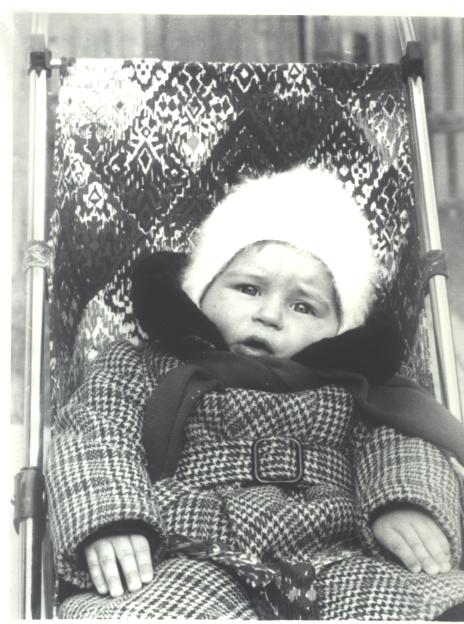
#> input picture изоб 1.jpg, 464 x 624 px
$ python -i tools_restore.py   (imports and definitions only)
#> lines starting #> are read from the running program, lines starting #| are printed output that depends on the picture; after the words box and inside, x2 and y2 are one past the last pixel; in counts of white or black regions, pixels touching at a corner belong together
"""Restoration pipeline for old scanned family photos (B&W scans and colourised copies).

    python3 tools_restore.py IN.jpg OUT.jpg [--scale 2] [--denoise 4] [--mode bw|color|auto]

Pipeline (each stage optional, tuned for film scans):

  1. dust_scratch  - detect small specks and thin bright scratches, inpaint
  2. denoise       - edge-preserving (non-local means)
  3. flatten       - partially even out flash hotspots / flare / vignetting
  4. auto_levels   - percentile tone stretch
  5. keep_brightness - gamma back so overall exposure matches the original
  6. unsharp       - luminance-only sharpening at native resolution
  7. upscale       - Lanczos 2x (sharpen *before* upscaling)
  8. grain         - whisper of film grain so it does not look plastic

Why the two modes: a monochrome scan is stored as RGB with a tiny random
channel imbalance. Stretching each channel separately amplifies that imbalance
into coloured speckles, so B&W jobs are processed on a neutral duplicate of the
luminance (bit-identical channels => exactly zero colour noise), while colour
jobs only touch luminance and clean the chroma channels separately.
"""
import sys

import cv2
import numpy as np


# --------------------------------------------------------------------------- #
# stages
# --------------------------------------------------------------------------- #
def dust_scratch(img, speck_thresh=45, max_speck_area=70,
                 scratch_thresh=34, max_scratch_area=1200):
    """Inpaint isolated bright/dark specks and thin bright scratch lines."""
    grey = cv2.cvtColor(img, cv2.COLOR_BGR2GRAY) if img.ndim == 3 else img
    med = cv2.medianBlur(grey, 5)
    diff = cv2.absdiff(grey, med)

    # --- small specks (dust) ------------------------------------------------ #
    mask = cv2.threshold(diff, speck_thresh, 255, cv2.THRESH_BINARY)[1]
    n, lab, stats, _ = cv2.connectedComponentsWithStats(mask, 8)
    specks = np.zeros_like(mask)
    for i in range(1, n):
        if stats[i, cv2.CC_STAT_AREA] <= max_speck_area:
            specks[lab == i] = 255

    # --- thin bright scratches --------------------------------------------- #
    tophat = cv2.morphologyEx(grey, cv2.MORPH_TOPHAT,
                              cv2.getStructuringElement(cv2.MORPH_ELLIPSE, (9, 9)))
    cand = cv2.threshold(tophat, scratch_thresh, 255, cv2.THRESH_BINARY)[1]
    n, lab, stats, _ = cv2.connectedComponentsWithStats(cand, 8)
    lines = np.zeros_like(mask)
    for i in range(1, n):
        area = stats[i, cv2.CC_STAT_AREA]
        w, h = stats[i, cv2.CC_STAT_WIDTH], stats[i, cv2.CC_STAT_HEIGHT]
        elong = max(w, h) / max(1, min(w, h))
        fill = area / float(w * h)
        if 40 < area <= max_scratch_area and elong >= 5 and fill < 0.45:
            lines[lab == i] = 255

    mask = cv2.bitwise_or(specks, lines)
    if not mask.any():
        return img
    mask = cv2.dilate(mask, np.ones((3, 3), np.uint8), iterations=1)
    return cv2.inpaint(img, mask, 3, cv2.INPAINT_TELEA)


def denoise(img, strength=4, chromatic=False):
    """strength in NLM units; chromatic also smooths colour noise."""
    if chromatic:
        return cv2.fastNlMeansDenoisingColored(img, None, strength, strength, 7, 21)
    return cv2.fastNlMeansDenoising(img, None, strength, 7, 21)


def flatten(img, sigma_frac=0.16, strength=0.75, lo=0.62, hi=1.55):
    """Even out large-scale illumination: flash hotspots, flare, vignetting."""
    f = img.astype(np.float32)
    L = f.mean(axis=2) if f.ndim == 3 else f
    sigma = max(img.shape[:2]) * sigma_frac
    bg = cv2.GaussianBlur(L, (0, 0), sigma)
    target = float(np.median(bg))
    gain = np.clip(np.power(target / np.maximum(bg, 1.0), strength), lo, hi)
    out = f * (gain[..., None] if f.ndim == 3 else gain)
    return np.clip(out, 0, 255).astype(np.uint8)


def auto_levels(img, lo=1.0, hi=99.0):
    out = np.empty_like(img)
    chans = [img] if img.ndim == 2 else [img[..., c] for c in range(img.shape[2])]
    res = []
    for ch in chans:
        a, b = np.percentile(ch, [lo, hi])
        a = min(a, b - 8)
        res.append(np.clip((ch.astype(np.float32) - a) * (255.0 / max(b - a, 1)), 0, 255)
                   .astype(np.uint8))
    if img.ndim == 2:
        return res[0]
    for c in range(img.shape[2]):
        out[..., c] = res[c]
    return out


def keep_brightness(img, target_median):
    """Gamma-correct so median luminance matches the original frame."""
    L = cv2.cvtColor(img, cv2.COLOR_BGR2GRAY) if img.ndim == 3 else img
    cur = float(np.median(L))
    target = float(target_median)
    if cur <= 1 or target <= 1:
        return img
    gamma = float(np.clip(np.log(target / 255.0) / np.log(cur / 255.0), 0.5, 2.0))
    lut = np.array([((i / 255.0) ** gamma) * 255 for i in range(256)], dtype=np.uint8)
    return cv2.LUT(img, lut)


def unsharp(img, amount=0.65, radius=1.1, thresh=3):
    """Luminance-only sharpening: no colour fringing, no chroma noise boost."""
    if img.ndim == 2:
        L = img.astype(np.float32)
        Lb = cv2.GaussianBlur(L, (0, 0), radius)
        d = L - Lb
        d[np.abs(d) < thresh] = 0
        return np.clip(L + amount * d, 0, 255).astype(np.uint8)

    lab = cv2.cvtColor(img, cv2.COLOR_BGR2LAB)
    L = lab[..., 0].astype(np.float32)
    Lb = cv2.GaussianBlur(L, (0, 0), radius)
    d = L - Lb
    d[np.abs(d) < thresh] = 0
    lab[..., 0] = np.clip(L + amount * d, 0, 255).astype(np.uint8)
    return cv2.cvtColor(lab, cv2.COLOR_LAB2BGR)


# [10 lines left out: function clean_chroma, not called in this run]


def upscale(img, scale=2):
    if scale <= 1:
        return img
    return cv2.resize(img, None, fx=scale, fy=scale, interpolation=cv2.INTER_LANCZOS4)


def grain(img, sigma=1.3, seed=7):
    rng = np.random.default_rng(seed)
    n = rng.normal(0, sigma, img.shape[:2]).astype(np.float32)
    n = cv2.GaussianBlur(n, (0, 0), 0.7)
    if img.ndim == 3:
        n = n[..., None]
    return np.clip(img.astype(np.float32) + n, 0, 255).astype(np.uint8)


# --------------------------------------------------------------------------- #
# pipelines
# --------------------------------------------------------------------------- #
def _finish(img, target_median, scale, add_grain, keep_bright):
    if keep_bright:
        img = keep_brightness(img, target_median)
    img = upscale(img, scale)
    if add_grain:
        img = grain(img)
    return img


def restore_bw(path, out_path=None, scale=2, denoise_strength=5,
               flatten_strength=0.55, level_lo=0.7, level_hi=99.3,
               sharpen=0.7, add_grain=True, keep_bright=True, tint=None):
    """Clean a monochrome scan. `tint` = optional (B,G,R) float gain for sepia etc."""
    img = cv2.imread(path, cv2.IMREAD_COLOR)
    if img is None:
        raise SystemExit("cannot read " + path)

    # work on a neutral grey duplicate: identical channels => zero colour noise
    img = cv2.cvtColor(cv2.cvtColor(img, cv2.COLOR_BGR2GRAY), cv2.COLOR_GRAY2BGR)
    target = float(np.median(img[..., 0]))

    img = dust_scratch(img)
    if denoise_strength:
        img = denoise(img, denoise_strength)
    if flatten_strength:
        img = flatten(img, strength=flatten_strength)
    img = auto_levels(img, level_lo, level_hi)
    if sharpen:
        img = unsharp(img, amount=sharpen)

    out = _finish(img, target, scale, add_grain, keep_bright)

    if tint is not None:
        out = np.clip(out.astype(np.float32) * np.array(tint, np.float32), 0, 255).astype(np.uint8)

    if out_path:
        cv2.imwrite(out_path, out, [int(cv2.IMWRITE_JPEG_QUALITY), 95])
    return out


# [31 lines left out: function restore_color, not called in this run]


def auto_tint(path, max_gain=0.10):
    """Derive a gentle per-channel gain from the scan's own colour cast.

    Old prints often sit slightly warm/sepia even when "black and white".
    Restoring them neutral is safe but loses that character, so we measure the
    cast and re-apply a clipped, normalised version of it.
    Returns (B, G, R) gains or None when the scan is essentially neutral.
    """
    img = cv2.imread(path, cv2.IMREAD_COLOR)
    if img is None:
        raise SystemExit("cannot read " + path)
    means = img.reshape(-1, 3).mean(axis=0)          # B, G, R
    ref = float(means.mean())
    if ref <= 1:
        return None
    gains = np.clip(means / ref, 1.0 - max_gain, 1.0 + max_gain)
    if np.abs(gains - 1.0).max() < 0.015:            # already neutral
        return None
    return tuple(float(g) for g in gains)


def looks_monochrome(path, threshold=34.0):
    """Mean max-min channel spread: small => monochrome (possibly sepia) scan."""
    img = cv2.imread(path, cv2.IMREAD_COLOR)
    if img is None:
        raise SystemExit("cannot read " + path)
    a = img.astype(np.int16)
    return float((a.max(2) - a.min(2)).mean()) < threshold


def restore(path, out_path=None, mode="auto", auto_tint_cast=True, **kw):
#> called with path = 'изоб 1.jpg', mode = 'auto', auto_tint_cast = True
    if mode == "auto":
        mode = "bw" if looks_monochrome(path) else "color"
#> in looks_monochrome, img is the input picture: shape (624, 464, 3); mean B, G, R 153.5, 156.3, 154.4
#> mode = 'bw'
    if mode == "bw":
        if auto_tint_cast and "tint" not in kw:
            kw["tint"] = auto_tint(path)
#> in auto_tint, `means = img.reshape(-1, 3).mean(axis=0)`: means = [153.5, 156.3, 154.4]
#> in auto_tint, `ref = float(means.mean())`: ref = 154.7
#> in auto_tint, `gains = np.clip(means / ref, 1.0 - max_gain, 1.0 + max_gain)`: gains = [0.992, 1.01, 0.998]
        return restore_bw(path, out_path, **kw)
#> in restore_bw, `target = float(np.median(img[..., 0]))`: target = 149
#> in dust_scratch, `mask = cv2.threshold(diff, speck_thresh, 255, cv2.THRESH_BINARY)[1]`:
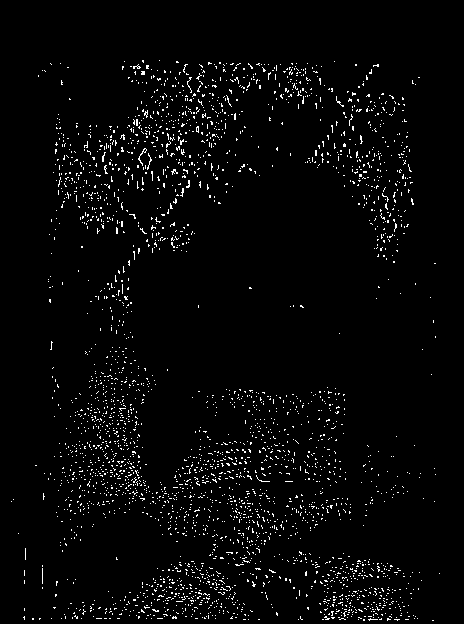
#> mask: shape (624, 464); 2.9% white in thin lines or dots, all inside (x1, y1, x2, y2) = (11, 60, 440, 621)
#> in dust_scratch, `n, lab, stats, _ = cv2.connectedComponentsWithStats(mask, 8)`:
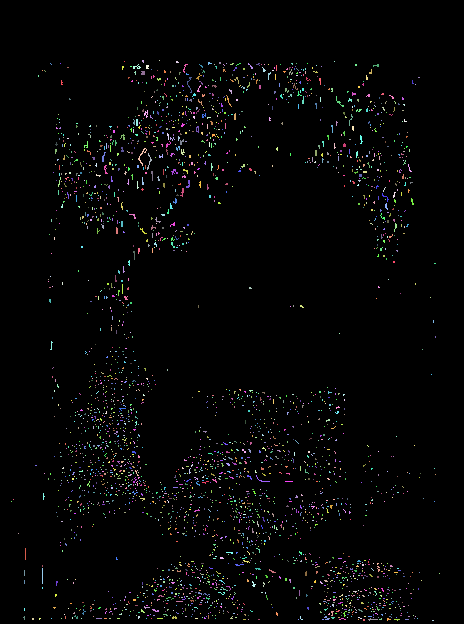
#> lab: shape (624, 464) int32; 3093 distinct labels, from 0 to 3092; one colour per label, 0 black
#> in dust_scratch, `n, lab, stats, _ = cv2.connectedComponentsWithStats(mask, 8)`: n = 3093
#> in dust_scratch, `n, lab, stats, _ = cv2.connectedComponentsWithStats(cand, 8)`:
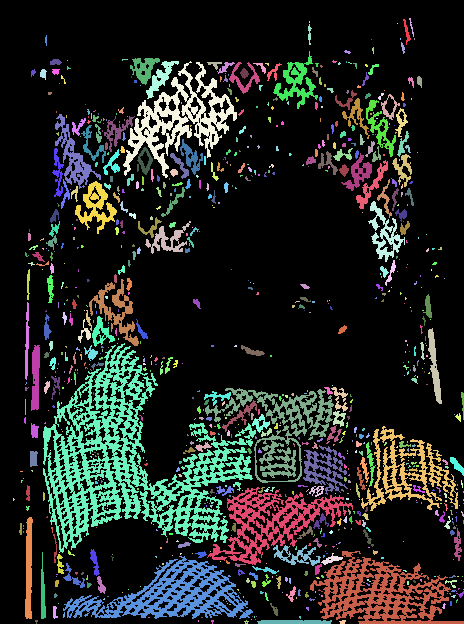
#> lab: shape (624, 464) int32; 888 distinct labels, from 0 to 887; one colour per label, 0 black
#> in dust_scratch, `n, lab, stats, _ = cv2.connectedComponentsWithStats(cand, 8)`: n = 888; stats = 888 rows, first 6: [0, 0, 464, 624, 228258], [403, 19, 8, 26, 71], [409, 18, 5, 19, 28], [309, 21, 1, 2, 2], [397, 23, 1, 1, 1], [308, 24, 4, 21, 46]
#> the loop in dust_scratch, `for i in range(1, n):` made 887 passes
#> (area, w, h, elong, fill) on passes 1, 2, 5: (71, 8, 26, 3.25, 0.341), (28, 5, 19, 3.8, 0.295), (46, 4, 21, 5.25, 0.548)
#> in flatten, `bg = cv2.GaussianBlur(L, (0, 0), sigma)`:
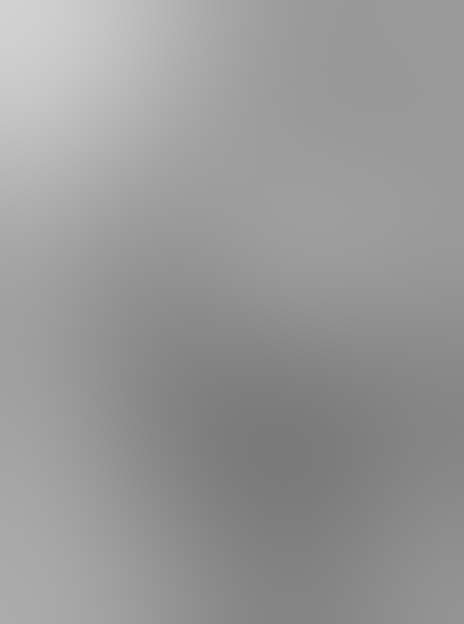
#> bg: shape (624, 464) float32; min 122.1, max 209.5, mean 152.3
#> in flatten, `target = float(np.median(bg))`: target = 153.2
#> in flatten, `return np.clip(out, 0, 255).astype(np.uint8)`:
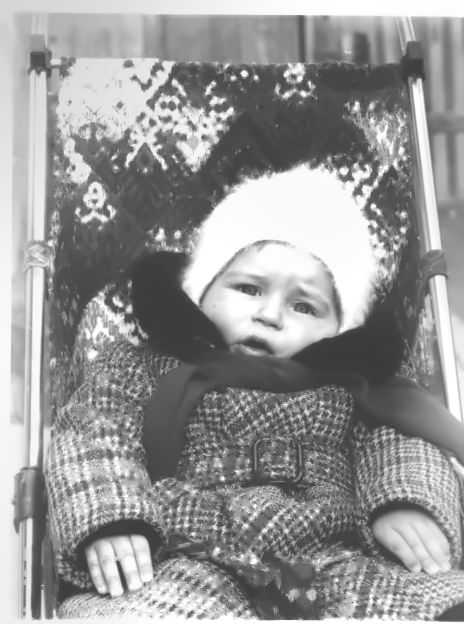
#> returned value: shape (624, 464, 3); min 48, max 255, mean 151.4
#> in auto_levels, `chans = [img] if img.ndim == 2 else [img[..., c] for c in range(img.sh..`: chans = 3 items
#> the loop in auto_levels, `for ch in chans:` made 3 passes
#> after the loop in auto_levels, `for c in range(img.shape[2]):`:
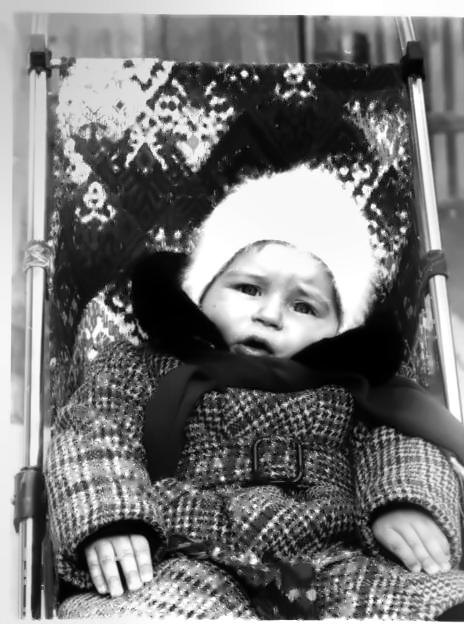
#> out: shape (624, 464, 3); min 0, max 255, mean 119
#> in keep_brightness, `cur = float(np.median(L))`: cur = 110
#> in keep_brightness, `target = float(target_median)`: target = 149
#> in keep_brightness, `gamma = float(np.clip(np.log(target / 255.0) / np.log(cur / 255.0), 0...`: gamma = 0.639
#> in keep_brightness, `lut = np.array([((i / 255.0) ** gamma) * 255 for i in range(256)], dty..`: lut = 256 values from 0 to 255
#> in grain, `n = rng.normal(0, sigma, img.shape[:2]).astype(np.float32)`:
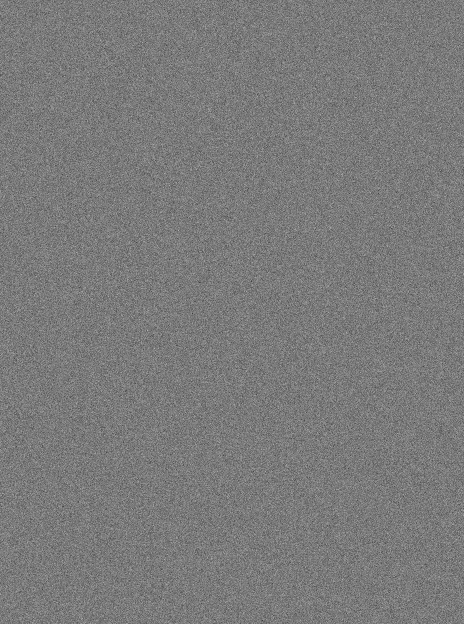
#> n: shape (1248, 928) float32 (shown at 1/2 size); min -5.96, max 6.43, mean -0.000412; drawn with min black and max white
    return restore_color(path, out_path, **kw)


# [10 lines not run here, left out]

>>> result = restore('изоб 1.jpg')

$ run again, on изоб12.jpg
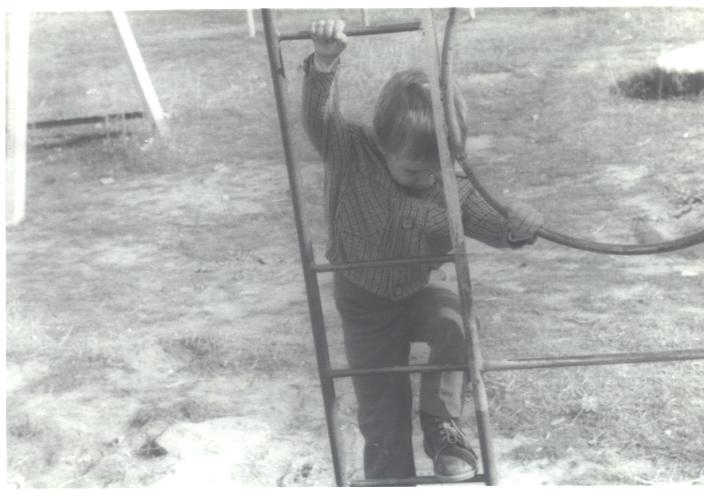
#> input picture изоб12.jpg, 704 x 496 px
#> in looks_monochrome, img is the input picture: shape (496, 704, 3); mean B, G, R 177.5, 179, 176.9
#> mode = 'bw'
#> means = [177.5, 179, 176.9]
#> ref = 177.8
#> gains = [0.998, 1.01, 0.995]
#> in restore_bw, `target = float(np.median(img[..., 0]))`: target = 183
#> in dust_scratch, `n, lab, stats, _ = cv2.connectedComponentsWithStats(mask, 8)`: n = 3; stats = [[0, 0, 704, 496, 349182], [478, 473, 1, 1, 1], [337, 486, 1, 1, 1]]
#> in dust_scratch, `cand = cv2.threshold(tophat, scratch_thresh, 255, cv2.THRESH_BINARY)[1]`:
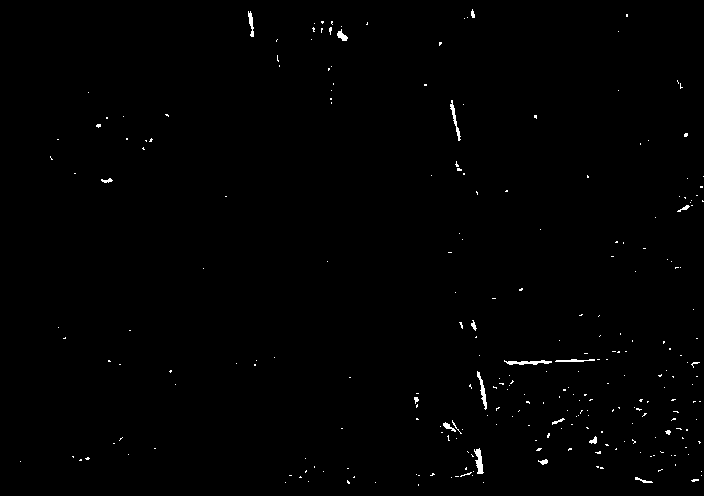
#> cand: shape (496, 704); 0.58% white in thin lines or dots
#> in dust_scratch, `n, lab, stats, _ = cv2.connectedComponentsWithStats(cand, 8)`: n = 264; stats = 264 rows, first 6: [0, 0, 704, 496, 347151], [471, 9, 4, 9, 25], [248, 11, 6, 26, 84], [626, 14, 2, 3, 6], [467, 17, 1, 1, 1], [464, 18, 1, 1, 1]
#> the loop in dust_scratch, `for i in range(1, n):` made 263 passes
#> (area, w, h, elong, fill) on passes 1, 2, 14: (25, 4, 9, 2.25, 0.694), (84, 6, 26, 4.33, 0.538), (68, 11, 12, 1.09, 0.515)
#> in flatten, `target = float(np.median(bg))`: target = 178
#> chans = 3 items
#> the loop in auto_levels, `for ch in chans:` made 3 passes
#> cur = 137
#> in keep_brightness, `target = float(target_median)`: target = 183
#> gamma = 0.534
#> lut = 256 values from 0 to 255
#> in grain, `n = cv2.GaussianBlur(n, (0, 0), 0.7)`:
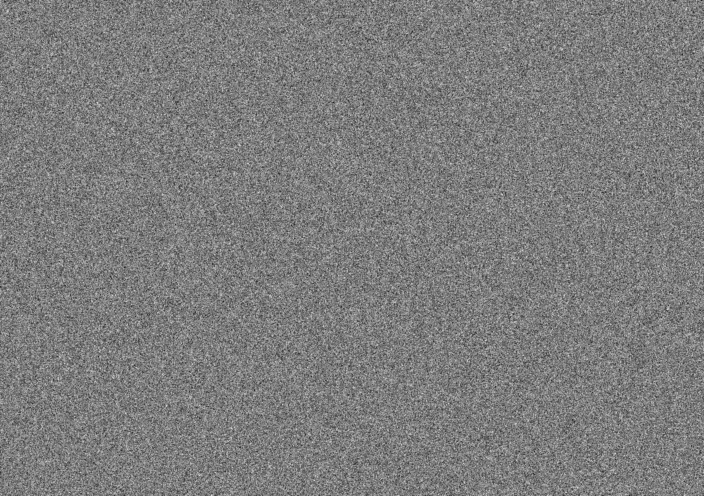
#> n: shape (992, 1408) float32 (shown at 1/2 size); min -2.48, max 2.57, mean -0.000517; drawn with min black and max white
